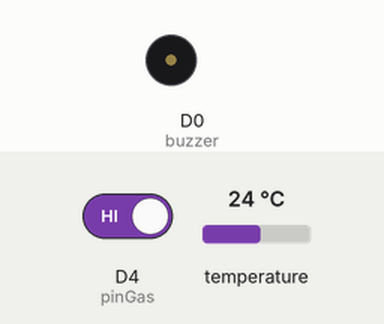
This sketch was run on a simulated ESP8266 (NodeMCU). Parts: buzzer (waves = sounding). The test bench sets the inputs (shaded band); at power-on: D4 (pinGas) HIGH, temperature 24 °C. WiFi joins after 1.5 s; servers stay silent unless stated; what the sketch prints to the serial monitor is not drawn.

Above: at 2.7 s.
2.8 s: D4 (pinGas) driven LOW
At 3.47 s:
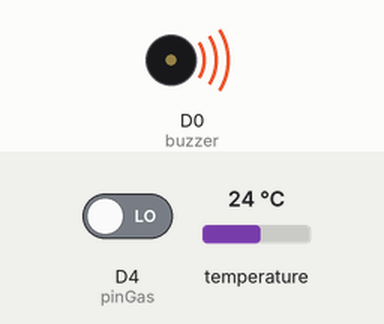
10.5 s: D4 (pinGas) driven HIGH
At 11.2 s:
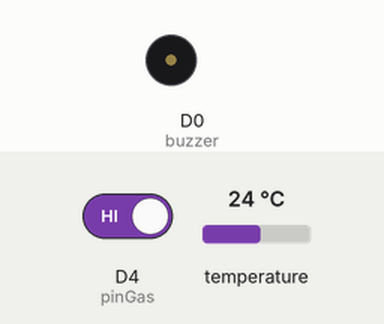
Timing chart, 0 to 13.5 s (numbered marks = the images above; inputs shaded):
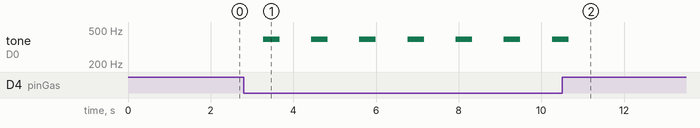

Measured:
- after the input at 2.8 s, tone on D0 (buzzer): alternates 392 Hz for 0.40 s and silent for 0.76 s, starting after 0.47 s
- after the input at 10.5 s, tone on D0 (buzzer): goes on until 10.7 s, then stays silent

The sketch:

Websocket_server_arduino.ino
```cpp
// --- Bibliotecas Auxiliares ---
#include <ESP8266WiFi.h>
#include <WebSocketsServer.h>
#include <neotimer.h>
#include <OneWire.h>
#include <DallasTemperature.h>
#include "ArduinoJson.h"

//pinos Sensores
#define pinTemp D2
#define pinGas D4
#define buzzer D0

// --- Declaração de Objetos ---
OneWire oneWire(pinTemp);
DallasTemperature sensor(&oneWire);


const size_t capacity = 1024;
DynamicJsonDocument doc(capacity);

WebSocketsServer webSocket = WebSocketsServer(80); // Recebe dados do cliente
Neotimer mytimer = Neotimer(1000); // Intervalo de 5 segundos para envio dos dados do sensor

// Autenticação wi-fi - Coloque aqui a sua configuração
const char* ssid     = "rede-wifi";
const char* password = "senha-wifi";

String estadoGas;
int temp;
int ultimaTemp = 0;

// Tratamento de eventos dos dados que vêm do cliente
void webSocketEvent(uint8_t num, WStype_t type, uint8_t * payload, size_t lenght) {

  switch (type) {
    case WStype_DISCONNECTED:
      break;

    case WStype_CONNECTED:
      { IPAddress ip = webSocket.remoteIP(num);
        Serial.println(ip);
      }
      break;
  }
}

void setup() {

  Serial.begin(9600);
  pinMode(pinGas, INPUT);
  pinMode(buzzer, OUTPUT);

  // Conexões wi-fi e websocket
  WiFi.begin(ssid, password);
  while (WiFi.status() != WL_CONNECTED) {
    Serial.print(". ");
    delay(100);
  }
  Serial.println(WiFi.localIP());
  webSocket.begin();
  webSocket.onEvent(webSocketEvent);

}

void loop() {
  noTone(buzzer);

  webSocket.loop();

  if(digitalRead(pinGas) == LOW){
    estadoGas = "Detectado";
    tone(buzzer, 392);
    delay(200);
    noTone(buzzer);
  }else{
    estadoGas = "Normal";
  }

  // Envio periódico dos dados do sensor de temperatura para o cliente
  if (mytimer.repeat()) {
    //tempString += readTemperature();
    String buf;
    temp = sensor.getTempCByIndex(0);
    sensor.requestTemperatures();
    if(temp != ultimaTemp){
      ultimaTemp = temp;
      doc["temp"] = temp;
    }

    doc["gas"] = estadoGas;
    serializeJson(doc, buf);

    //Envia para todos os clientes
    webSocket.broadcastTXT(buf);
  }
}
```
